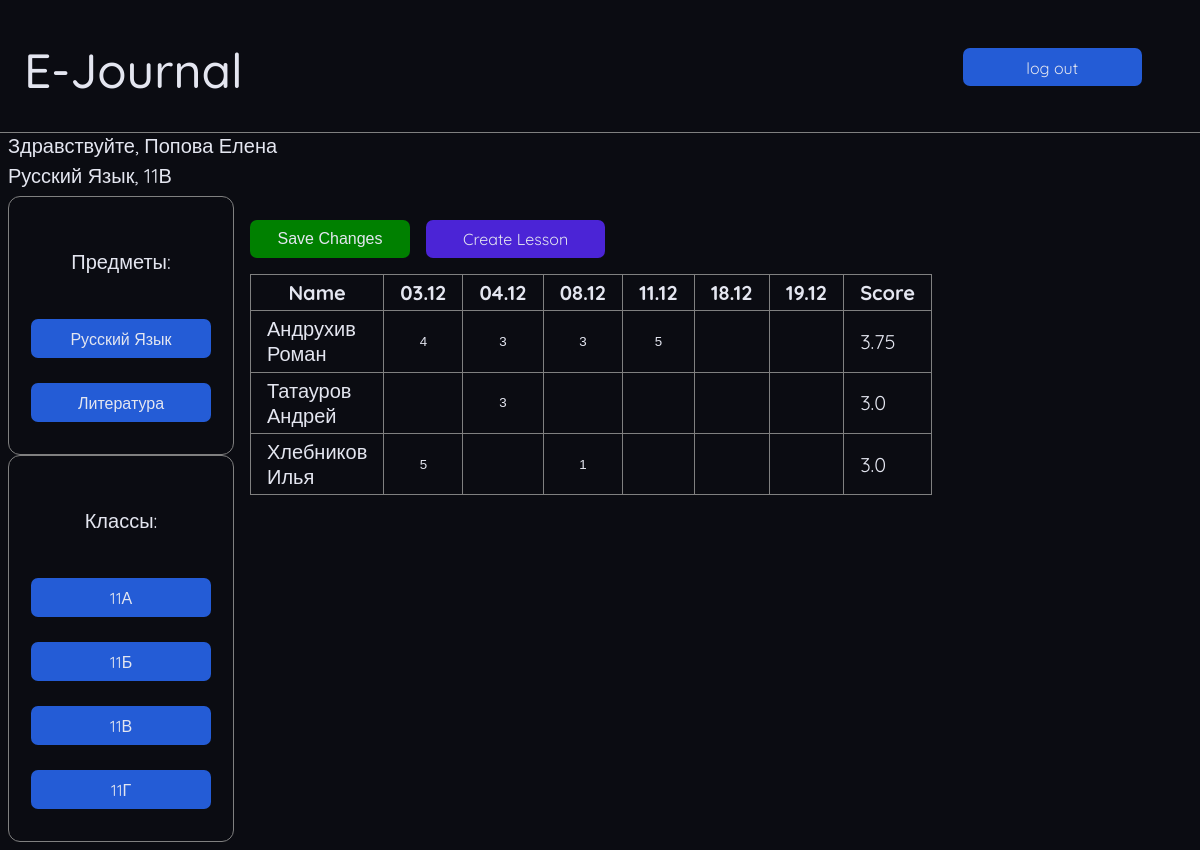
The page /teacher/1/27 (signed in) on the database its author committed.
### journal/models.py (models this page shows, shortened)
class Subjects(db.Model):
    id: Mapped[int] = mapped_column(Integer, primary_key=True)
    name: Mapped[str] = mapped_column(String(20), nullable=False)

class Groops(db.Model):
    id: Mapped[int] = mapped_column(Integer, primary_key=True)
    name: Mapped[str] = mapped_column(String(3), nullable=False)
    student = relationship('Students', back_populates='groop', cascade='save-update, merge, delete')
    teacher = relationship('GroopsTeachers', back_populates='groop', cascade='save-update, merge, delete')

### journal/routes.py (the view, shortened to what this page needs)
@app.route('/teacher/<int:subject_id>/<int:groop_id>', methods=['GET', 'POST'])
@login_required
def profilet(subject_id, groop_id):
    user = Users.query.filter_by(id=current_user.id).first()
    if user.type == 'teacher':
        gt = [i.groop_id for i in GroopsTeachers.query.filter_by(teacher_id=current_user.id).all()]
        st = [i.subject_id for i in SubjectsTeachers.query.filter_by(teacher_id=current_user.id).all()]
        if groop_id in gt and subject_id in st:
            subjects = list()
            subj = SubjectsTeachers.query.filter_by(
                teacher_id=current_user.id).all()  # Ищем какие предметы ведёт учитель
            for j in subj:
                sub = Subjects.query.filter_by(
                    id=j.subject_id).all()  # Ищем названия предметов в соответствующей таблице
                for m in sub:
                    subjects.append((m.id, m.name))
            groops = list()
            grps = GroopsTeachers.query.filter_by(teacher_id=current_user.id).all()
            for j in grps:
                grp = Groops.query.filter_by(id=j.groop_id).all()
                for m in grp:
                    groops.append((m.id, m.name))
            ds = Dates.query.filter_by(groop_id=groop_id, subject_id=subject_id).order_by(Dates.date).all()
            dts = list()
            for i in ds:
                d = i.date.split('-')
                dts.append((i.id, f'{d[2]}.{d[1]}'))
            stds = Students.query.filter_by(groop_id=groop_id).all()
            marks = dict()
            for i in stds:
                mks = dict()
                for j in ds:
                    try:
                        mark = Marks.query.filter_by(subject_id=subject_id, student_id=i.id, date_id=j.id).first()
                    except:
                        pass
                    if mark:
                        mks[j.id] = (f'{i.id}_{j.id}', mark.mark)
                    else:
                        mks[j.id] = (f'{i.id}_{j.id}', '')
                mr = Marks.query.filter_by(subject_id=subject_id, student_id=i.id).all()
                m = [n.mark for n in mr]
                if len(m) != 0:
                    avg = round(sum(m) / len(m), 2)
                else:
                    avg = 0
                mks[0] = avg
                marks[i.id] = mks
            students = list()
            for i in stds:
                student = Users.query.filter_by(id=i.id).first()
                students.append((i.id, f'{student.last_name} {student.name}'))
            students.sort(key=lambda w: w[1])
            subject = Subjects.query.filter_by(id=subject_id).first()
            us = Users.query.filter_by(id=current_user.id).first()
            user = f'{us.last_name} {us.name}'
            g = Groops.query.filter_by(id=groop_id).first()
            return render_template('profilet.html', dates=dts, students=students, marks=marks,
                                   subject_id=str(subject_id), groop_id=groop_id, subjects=subjects, groops=groops,
                                   task=subject.name, name=user, groop=g.name)
        return abort(403)
    return abort(403)

### journal/routes.py (called while the page is built)
@login_manager.user_loader
def load_user(user_id):
    print('load user')
    return Users().query.get(user_id)

@app.after_request
def redirect_to_signin(response):
    if response.status_code == 401:
        return redirect(url_for('login') + '?next=' + request.url)
    return response

### journal/templates/profilet.html (shortened to what this page needs)
<!DOCTYPE html>
<html lang="en">
<head>
    <link rel="stylesheet" href="{{ url_for('static', filename='css/profilet.css') }}">
</head>
<body>
    <div class="head">
        <div class="main-title">
            <p>E-Journal</p>
        </div>
        <a class="log_out" href="/logout">log out</a>
    </div>
    <div class="hello">
        <div class="hello">
            <p>Здравствуйте, {{name}}</p>
            <p>{{task}}, {{groop}}</p>
        </div>
    </div>
    <div class="main-inf">
        <div class="left-side">
            <div class="left-side1">
                <p>Предметы:</p>
                {% for i in subjects %}
                    <a href="/teacher/{{i[0]}}">{{i[1]}}</a>
                {% endfor %}
            </div>
            <div class="left-side1">
                <p>Классы:</p>
                {% for i in groops %}
                    <a href="/teacher/{{subject_id}}/{{i[0]}}">{{i[1]}}</a>
                {% endfor %}
            </div>
        </div>
        <div class="box-content">
            <form method="post" class="box-content-form">
                <div class="buttons">
                    <button type="submit">Save Changes</button>
                    <a href="/teacher/{{subject_id}}/{{groop_id}}/create">Create Lesson</a>
                </div>
                <table border>
                    <thead>
                        <th>Name</th>
                        {% for i in dates %}
                            <th>{{i[1]}}</th>
                        {% endfor %}
                        <th>Score</th>
                    </thead>
                    <tbody>
                        {% for i in students %}
                            <tr>
                                <td>{{i[1]}}</td>
                                {% for j in dates %}
                                <td class="mks">
                                    <div>
                                        <input class="input-filter" name={{marks[i[0]][j[0]][0]}} type="text" value={{marks[i[0]][j[0]][1]}}>
                                    </div>
                                </td>
                                {% endfor %}
                                <td>{{marks[i[0]][0]}}</td>
                            </tr>
                        {% endfor %}
                    </tbody>
                </table>
            </form>
        </div>
    </div>
</body>
</html>

### journal/static/css/profilet.css (style rules this page uses)
body { background-color: #0b0c12; justify-content: center; font-family: 'QuickSand', sans-serif; text-decoration: none; color: #e4e6f0; font-size: 20px; align-items: center; display: flex; flex-direction: column; }
.main-title p { font-size: 48px; font-weight: 500; margin: 1rem; width: 100%; height: auto; }
.log_out { margin-top: 1.5rem; background-color: rgb(36, 92, 214); padding: 0.6rem; width: 10rem; height: 1.2rem; border: solid 0px rgb(36, 92, 214); border-radius: 7px; color: #e4e6f0; font-size: 16px; text-align: center; text-decoration: none; min-width: 10rem; }
.head { display: flex; flex-direction: row; gap:calc(100% - 30rem); padding:1rem; width: 100%; height: auto; padding-bottom: 1rem; border-bottom: solid gray 1px; min-width: 40rem; }
.hello { width: 100%; display: flex; flex-direction: column; gap: 0.3rem }
.hello p { float: left; margin: 0; }
.main-inf { width:100%; display: flex; flex-direction: row; margin-top: 0.5rem; gap:1rem }
.left-side1 { display: flex; flex-direction: column; border: solid gray 1.5px; border-radius: 12px; padding: 2rem; width: 10rem; height: auto; gap: 0.1rem; margin: 0rem; align-items: center; padding-bottom: 2rem; }
.left-side1 a { margin-top: 1.5rem; background-color: rgb(36, 92, 214); padding: 0.6rem; width: 8rem; height: 1.2rem; border: solid 0px rgb(36, 92, 214); border-radius: 7px; color: #e4e6f0; font-size: 16px; text-align: center; text-decoration: none; min-width: 10rem; }
.buttons { display: flex; flex-direction: row; gap:1rem }
.buttons a { margin-top: 1.5rem; background-color: rgb(75, 36, 214); padding: 0.6rem; width: 10rem; height: 1.2rem; border: solid 0px rgb(75, 36, 214); border-radius: 7px; color: #e4e6f0; font-size: 16px; text-align: center; text-decoration: none; min-width: 10rem; }
.buttons button { margin-top: 1.5rem; background-color: #008000; padding: 0.6rem; width: 10rem; height: auto; border: solid 0px #008000; border-radius: 7px; color: #e4e6f0; font-size: 16px; text-align: center; text-decoration: none; min-width: 10rem; }
table { table-layout: fixed; border-collapse: collapse; border: solid gray 1.5px; align-items: center; margin-top: 1rem; }
th, td { padding: 1rem; padding-top: 5px; padding-bottom: 5px; text-align: left; align-items: center; border-color: gray; width: 1rem; }
.mks { padding: 0; display: table-cell; }
.mks div { display: flex; height: 60.4px; width: 100%; }
th { text-align: center; }
.mks input { display: flex; color:#e4e6f0; background-color: #0b0c12; border: #0b0c12; text-align: center; width: 100%; height: 100%; padding: 0; flex: 1; }

### journal/templates/profilet.html (style rules this page uses)
.box-content input { width: 2rem; }

### rows shown on the page
Subjects: name "Русский Язык"
Groops: name "11В"
Subjects: name "Литература"
Groops: name "11А"
Groops: name "11Б"
Groops: name "11Г"

### other values the page prints
{{ name }} "Попова Елена"
{{ i[1] }} "03.12" "04.12" "08.12" "11.12" "18.12" "19.12"
{{ i[1] }} "Андрухив Роман" "Татауров Андрей" "Хлебников Илья"
{{ marks[i[0]][0] }} "3.75" "3.0" "3.0"
